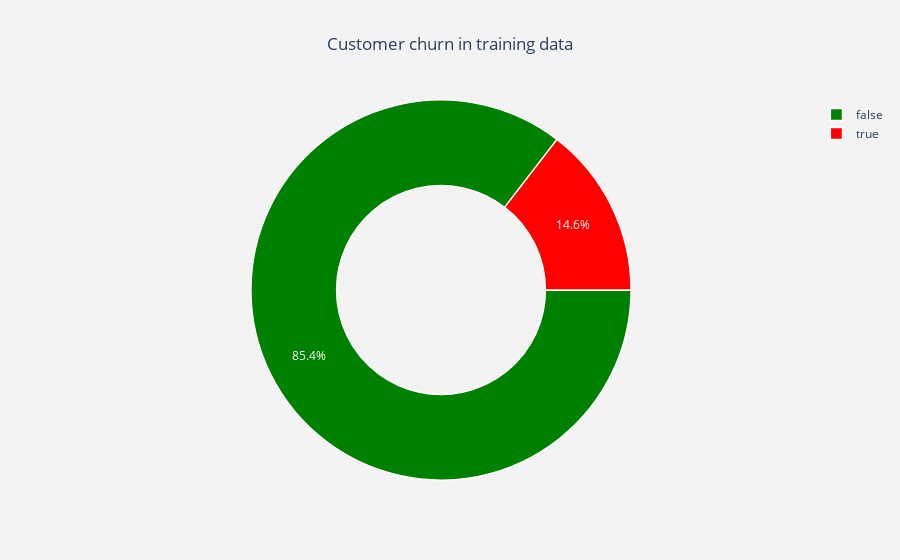

Source (notebook cell):
### Markdown cell above
### Customer churn in data

### Code cell
# Your data and trace definition

trace = go.Pie(labels=train_data["Churn"].value_counts().keys().tolist(),
               values=train_data["Churn"].value_counts().values.tolist(),
               marker=dict(colors=['green', 'red'],
                           line=dict(color="white", width=1.3)
                           ),
               rotation=90,
               hoverinfo="label+value+text",
               hole=0.55
               )

layout = go.Layout(
    title=dict(
        text="Customer churn in training data",
        x=0.5,  # Set the x position to 0.5 for center alignment
    ),
    plot_bgcolor="rgb(243,243,243)",
    paper_bgcolor="rgb(243,243,243)"
)

data = [trace]
fig = go.Figure(data=data, layout=layout)

# Use py.iplot to display the plot in a Jupyter Notebook or JupyterLab
py.iplot(fig)

### Figure 1 — Plotly figure (JSON) as saved in the notebook; plotly's stock layout.template omitted (floating-point values rounded to 4 significant figures)
{"data": [{"hole": 0.55, "hoverinfo": "label+value+text", "labels": [false, true], "marker": {"colors": ["green", "red"], "line": {"color": "white", "width": 1.3}}, "rotation": 90, "type": "pie", "values": [2278, 388]}], "layout": {"paper_bgcolor": "rgb(243,243,243)", "plot_bgcolor": "rgb(243,243,243)", "title": {"text": "Customer churn in training data", "x": 0.5}}}
